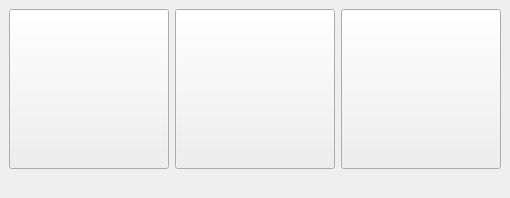
<?xml version="1.0" encoding="UTF-8"?>
<ui version="4.0">
 <class>Barcode_Tool_Ui</class>
 <widget class="QMainWindow" name="Barcode_Tool_Ui">
  <property name="geometry">
   <rect>
    <x>0</x>
    <y>0</y>
    <width>510</width>
    <height>197</height>
   </rect>
  </property>
  <property name="sizePolicy">
   <sizepolicy hsizetype="Fixed" vsizetype="Fixed">
    <horstretch>0</horstretch>
    <verstretch>0</verstretch>
   </sizepolicy>
  </property>
  <property name="windowTitle">
   <string>TurnFix - Barcode-Tool</string>
  </property>
  <property name="windowIcon">
   <iconset resource="../../../resources/TurnFix.qrc">
    <normaloff>:/icons/icon.png</normaloff>:/icons/icon.png</iconset>
  </property>
  <widget class="QWidget" name="centralwidget">
   <layout class="QGridLayout" name="gridLayout">
    <item row="0" column="0">
     <widget class="QPushButton" name="but_edit">
      <property name="minimumSize">
       <size>
        <width>160</width>
        <height>160</height>
       </size>
      </property>
      <property name="maximumSize">
       <size>
        <width>160</width>
        <height>160</height>
       </size>
      </property>
      <property name="text">
       <string/>
      </property>
      <property name="icon">
       <iconset resource="../../../resources/TurnFix.qrc">
        <normaloff>:/icons/edit.png</normaloff>:/icons/edit.png</iconset>
      </property>
      <property name="iconSize">
       <size>
        <width>64</width>
        <height>64</height>
       </size>
      </property>
     </widget>
    </item>
    <item row="0" column="1">
     <widget class="QPushButton" name="but_sn">
      <property name="minimumSize">
       <size>
        <width>160</width>
        <height>160</height>
       </size>
      </property>
      <property name="maximumSize">
       <size>
        <width>160</width>
        <height>160</height>
       </size>
      </property>
      <property name="text">
       <string/>
      </property>
      <property name="icon">
       <iconset resource="../../../resources/TurnFix.qrc">
        <normaloff>:/icons/minus.png</normaloff>:/icons/minus.png</iconset>
      </property>
      <property name="iconSize">
       <size>
        <width>64</width>
        <height>64</height>
       </size>
      </property>
     </widget>
    </item>
    <item row="0" column="2">
     <widget class="QPushButton" name="but_check">
      <property name="minimumSize">
       <size>
        <width>160</width>
        <height>160</height>
       </size>
      </property>
      <property name="maximumSize">
       <size>
        <width>160</width>
        <height>160</height>
       </size>
      </property>
      <property name="text">
       <string/>
      </property>
      <property name="icon">
       <iconset resource="../../../resources/TurnFix.qrc">
        <normaloff>:/icons/check.png</normaloff>:/icons/check.png</iconset>
      </property>
      <property name="iconSize">
       <size>
        <width>64</width>
        <height>64</height>
       </size>
      </property>
     </widget>
    </item>
    <item row="1" column="0" colspan="3">
     <widget class="QLabel" name="txt_change">
      <property name="text">
       <string/>
      </property>
     </widget>
    </item>
   </layout>
  </widget>
 </widget>
 <resources>
  <include location="../../../resources/TurnFix.qrc"/>
 </resources>
 <connections/>
</ui>
